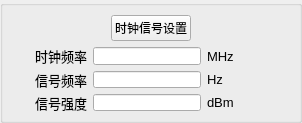
<?xml version="1.0" encoding="UTF-8"?>
<ui version="4.0">
 <class>SignalSettingsWidgetClass</class>
 <widget class="QWidget" name="SignalSettingsWidgetClass">
  <property name="geometry">
   <rect>
    <x>0</x>
    <y>0</y>
    <width>302</width>
    <height>123</height>
   </rect>
  </property>
  <property name="windowTitle">
   <string>时钟信号设置</string>
  </property>
  <layout class="QGridLayout" name="gridLayout">
   <property name="margin">
    <number>0</number>
   </property>
   <item row="0" column="0">
    <widget class="QGroupBox" name="groupBox_2">
     <property name="maximumSize">
      <size>
       <width>16777215</width>
       <height>123</height>
      </size>
     </property>
     <property name="title">
      <string/>
     </property>
     <property name="alignment">
      <set>Qt::AlignCenter</set>
     </property>
     <layout class="QGridLayout" name="gridLayout_3">
      <item row="1" column="0" colspan="3">
       <layout class="QGridLayout" name="gridLayout_4">
        <item row="0" column="0">
         <widget class="QLabel" name="labl_14">
          <property name="minimumSize">
           <size>
            <width>75</width>
            <height>0</height>
           </size>
          </property>
          <property name="maximumSize">
           <size>
            <width>75</width>
            <height>16777215</height>
           </size>
          </property>
          <property name="font">
           <font>
            <family>Arial</family>
            <pointsize>10</pointsize>
           </font>
          </property>
          <property name="text">
           <string>时钟频率</string>
          </property>
          <property name="alignment">
           <set>Qt::AlignRight|Qt::AlignTrailing|Qt::AlignVCenter</set>
          </property>
         </widget>
        </item>
        <item row="0" column="1">
         <widget class="QLineEdit" name="clockFreqMHzLineEdit">
          <property name="enabled">
           <bool>true</bool>
          </property>
          <property name="sizePolicy">
           <sizepolicy hsizetype="Preferred" vsizetype="Fixed">
            <horstretch>0</horstretch>
            <verstretch>0</verstretch>
           </sizepolicy>
          </property>
          <property name="readOnly">
           <bool>true</bool>
          </property>
         </widget>
        </item>
        <item row="1" column="0">
         <widget class="QLabel" name="labl_15">
          <property name="font">
           <font>
            <family>Arial</family>
            <pointsize>10</pointsize>
           </font>
          </property>
          <property name="text">
           <string>信号频率</string>
          </property>
          <property name="alignment">
           <set>Qt::AlignRight|Qt::AlignTrailing|Qt::AlignVCenter</set>
          </property>
         </widget>
        </item>
        <item row="2" column="0">
         <widget class="QLabel" name="labl_17">
          <property name="font">
           <font>
            <family>Arial</family>
            <pointsize>10</pointsize>
           </font>
          </property>
          <property name="text">
           <string>信号强度</string>
          </property>
          <property name="alignment">
           <set>Qt::AlignRight|Qt::AlignTrailing|Qt::AlignVCenter</set>
          </property>
         </widget>
        </item>
        <item row="2" column="2">
         <widget class="QLabel" name="labl_18">
          <property name="sizePolicy">
           <sizepolicy hsizetype="Minimum" vsizetype="Preferred">
            <horstretch>0</horstretch>
            <verstretch>0</verstretch>
           </sizepolicy>
          </property>
          <property name="font">
           <font>
            <family>Arial</family>
            <pointsize>10</pointsize>
           </font>
          </property>
          <property name="text">
           <string>dBm</string>
          </property>
         </widget>
        </item>
        <item row="0" column="2">
         <widget class="QLabel" name="labl_25">
          <property name="sizePolicy">
           <sizepolicy hsizetype="Minimum" vsizetype="Preferred">
            <horstretch>0</horstretch>
            <verstretch>0</verstretch>
           </sizepolicy>
          </property>
          <property name="font">
           <font>
            <family>Arial</family>
            <pointsize>10</pointsize>
           </font>
          </property>
          <property name="text">
           <string>MHz</string>
          </property>
         </widget>
        </item>
        <item row="1" column="1">
         <widget class="QLineEdit" name="signalFreqLineEdit">
          <property name="enabled">
           <bool>true</bool>
          </property>
          <property name="sizePolicy">
           <sizepolicy hsizetype="Preferred" vsizetype="Fixed">
            <horstretch>0</horstretch>
            <verstretch>0</verstretch>
           </sizepolicy>
          </property>
          <property name="readOnly">
           <bool>true</bool>
          </property>
         </widget>
        </item>
        <item row="1" column="2">
         <widget class="QLabel" name="labl_26">
          <property name="sizePolicy">
           <sizepolicy hsizetype="Minimum" vsizetype="Preferred">
            <horstretch>0</horstretch>
            <verstretch>0</verstretch>
           </sizepolicy>
          </property>
          <property name="font">
           <font>
            <family>Arial</family>
            <pointsize>10</pointsize>
           </font>
          </property>
          <property name="text">
           <string>Hz</string>
          </property>
         </widget>
        </item>
        <item row="2" column="1">
         <widget class="QLineEdit" name="signalPowerLineEdit">
          <property name="enabled">
           <bool>true</bool>
          </property>
          <property name="sizePolicy">
           <sizepolicy hsizetype="Preferred" vsizetype="Fixed">
            <horstretch>0</horstretch>
            <verstretch>0</verstretch>
           </sizepolicy>
          </property>
          <property name="readOnly">
           <bool>true</bool>
          </property>
         </widget>
        </item>
       </layout>
      </item>
      <item row="0" column="1">
       <widget class="QPushButton" name="pushButtonChangeSettings">
        <property name="text">
         <string>时钟信号设置</string>
        </property>
       </widget>
      </item>
      <item row="0" column="0">
       <spacer name="horizontalSpacer">
        <property name="orientation">
         <enum>Qt::Horizontal</enum>
        </property>
        <property name="sizeHint" stdset="0">
         <size>
          <width>40</width>
          <height>20</height>
         </size>
        </property>
       </spacer>
      </item>
      <item row="0" column="2">
       <spacer name="horizontalSpacer_2">
        <property name="orientation">
         <enum>Qt::Horizontal</enum>
        </property>
        <property name="sizeHint" stdset="0">
         <size>
          <width>40</width>
          <height>20</height>
         </size>
        </property>
       </spacer>
      </item>
     </layout>
    </widget>
   </item>
  </layout>
 </widget>
 <resources/>
 <connections/>
</ui>
